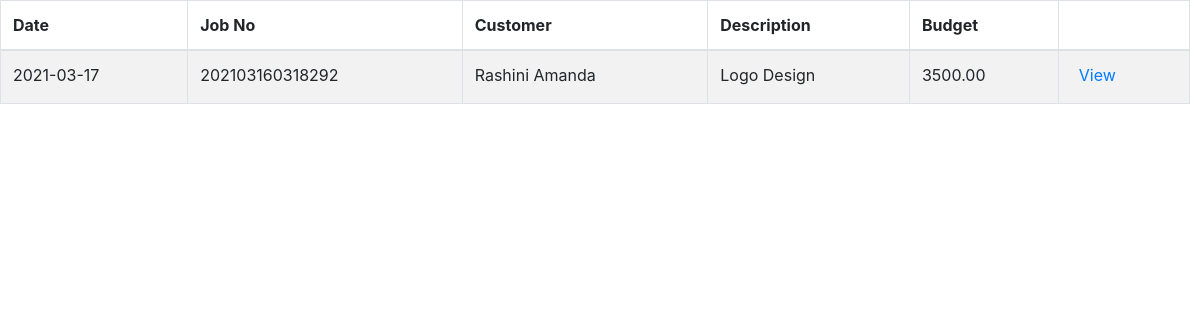
/tables/billing_table.php (signed in), run on an earlier commit of the app's database.
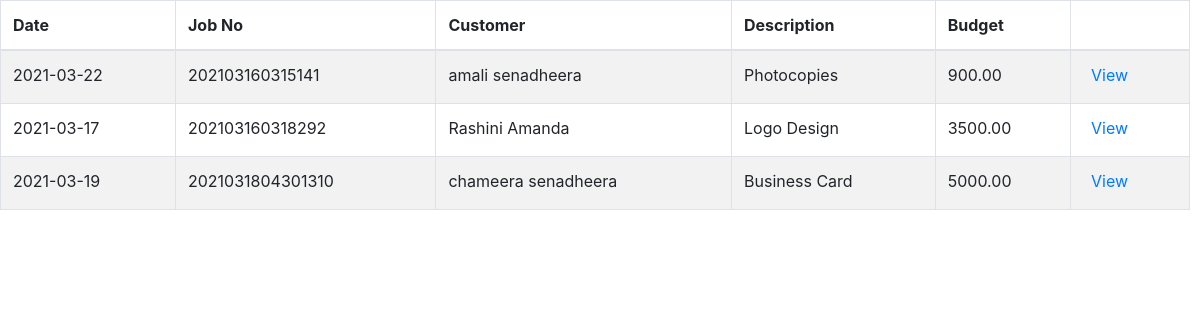
And on a later commit of the database.
### tables this page shows
CREATE TABLE `jobs` (
  `id` int(11) NOT NULL,
  `job_no` varchar(100) NOT NULL,
  `customer` varchar(400) NOT NULL,
  `channel` varchar(100) NOT NULL,
  `job_type` varchar(100) NOT NULL,
  `product` varchar(100) NOT NULL,
  `category` varchar(100) NOT NULL,
  `material` varchar(64) NOT NULL,
  `size` varchar(50) NOT NULL,
  `bind` varchar(50) NOT NULL,
  `colour` text NOT NULL,
  `user_description` varchar(250) NOT NULL,
  `date` date NOT NULL,
  `quantity` decimal(10,2) NOT NULL,
  `unit_price` decimal(10,2) NOT NULL,
  `budget` decimal(10,2) NOT NULL,
  `discount` decimal(10,2) NOT NULL DEFAULT '0.00',
  `discounted` decimal(10,2) NOT NULL,
  `ad_pay_amount` decimal(10,2) NOT NULL,
  `rest` decimal(10,2) NOT NULL,
  `admin_description` varchar(250) NOT NULL,
  `state` enum('request','design','production','reject','QA','complete','dispatch') NOT NULL,
  `accepted_by` varchar(100) NOT NULL,
  `designed_by` varchar(150) NOT NULL,
  `production_by` varchar(150) NOT NULL,
  `checked_by` varchar(100) NOT NULL,
  `failed_reason` varchar(255) NOT NULL,
  `cash` decimal(10,2) NOT NULL,
  `change_amt` decimal(10,2) NOT NULL,
  `payment` decimal(10,2) NOT NULL,
  `dispatch_day` varchar(100) NOT NULL,
  `dispatch_year` varchar(10) NOT NULL,
  `dispatch_month` varchar(10) NOT NULL,
  `dispatched_by` varchar(150) NOT NULL
);

### tables/billing_table.php (the view, shortened to what this page needs)
<!DOCTYPE html>
<html>
<head>
</head>
<body>
  <?php
   require '../include/config.php';
   $view_status ="complete";
  if(isset($_POST["query"]))
  {
     $search =$_POST["query"];
     $query = "SELECT * FROM jobs WHERE state='$view_status' AND customer LIKE '%".$search."%' ";
  }
  else if(isset($_POST["date"]))
  {
     $bill_date =$_POST["date"];
     $query = "SELECT * FROM jobs WHERE state='$view_status' AND dispatch_day = '$bill_date' ";
  }
  else if(isset($_POST["query"]) && ($_POST["date"]))
  {
     $search =$_POST["query"];
     $bill_date =$_POST["date"];
     $query = "SELECT * FROM jobs WHERE state='$view_status' AND dispatch_day = '$bill_date' AND job_no LIKE '%".$search."%' ";
  }
  else
  {
     $query = "SELECT * FROM jobs WHERE state='$view_status'";
  }
  $result = mysqli_query($conn ,$query);
  if(mysqli_num_rows($result)>0)
  {
    ?>
 <div class="tablealign">
 <?php include('../include/head.php'); ?>
  <table id="example" class="table table-striped table-bordered" style="width:100%">
   <thead>
    <tr>
     <th>Date</th>
     <th>Job No</th>
     <th>Customer</th>
     <th>Description</th>
     <th>Budget</th>
     <th></th>
    </tr>
   </thead>
   <tbody>
   <?php
   while($row = mysqli_fetch_array($result))
   {
    echo '
    <tr>
     <td>'.$row["dispatch_day"].'</td>
     <td>'.$row["job_no"].'</td>
     <td>'.$row["customer"].'</td>
     <td>'.$row["product"].'</td>
     <td>'.$row["budget"].'</td>
      <td><button type="button"  id="' .$row["id"].'" name="'.$row["id"].'" class="btn btn-primary btn-sm view_data" data-toggle="modal" data-target="#myModal" style="background-color: transparent; border: 0px; color: #007bff; font-size: 16px; padding-top: 0px;">View</button></td>
    </tr>';
   }
   ?>
   </tbody>
  </table>
</div>
   <?php
  }
  else
  {
   echo 'Data Not Found';
  }
  ?>
  </body>
  </html>

What changed in the data, as far as the page shows it:
now on this page (row edited): jobs: dispatch_day "2021-03-22", job_no "202103160315141", customer "amali senadheera", product "Photocopies", budget "900.00"
now on this page (row edited): jobs: dispatch_day "2021-03-19", job_no "2021031804301310", customer "chameera senadheera", product "Business Card", budget "5000.00"
